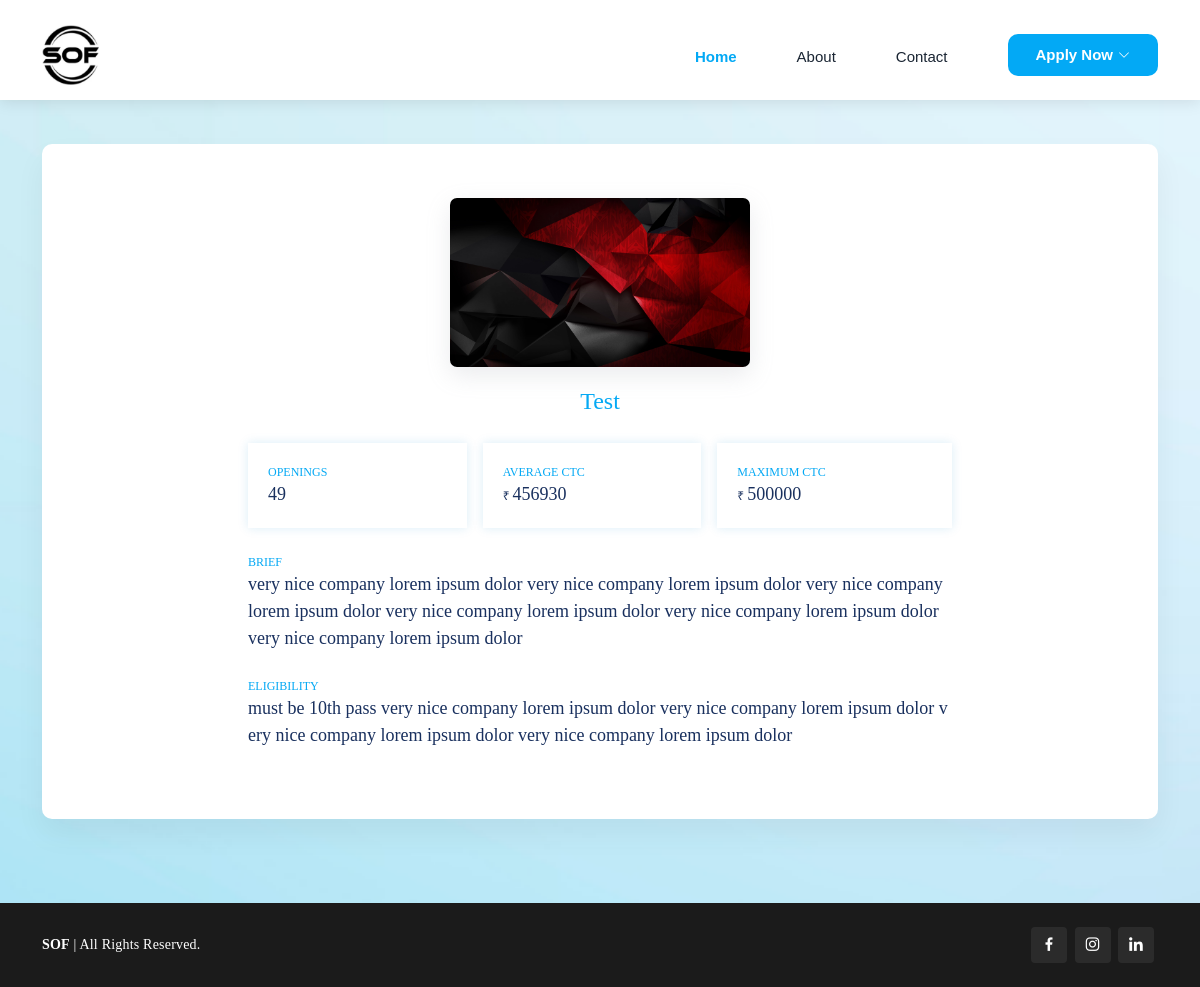
Page /getcompany.php?companyid=1 on the committed database.
### tables this page shows
CREATE TABLE `trash` (
  `id` int(11) NOT NULL,
  `name` varchar(500) NOT NULL,
  `requirement` varchar(500) NOT NULL,
  `about` text NOT NULL,
  `eligibility` text NOT NULL,
  `ctc` varchar(50) NOT NULL,
  `photo` varchar(500) NOT NULL,
  `max` varchar(50) NOT NULL DEFAULT '0'
);

### getcompany.php (the view, shortened to what this page needs)
<?php include("./connect.php");
if (isset($_GET["companyid"])) {
  $companyid=$_GET["companyid"];
  $query="select * from trash where id=$companyid";
  $res = mysqli_query($conn, $query);
  $res=$res->fetch_assoc();
}
?>
<!DOCTYPE html>
<html lang="en">
<head>
  <link href="https://api.fontshare.com/v2/css?f[]=poppins@900,500,400,300,800,700,600&f[]=hind@400,500&display=swap" rel="stylesheet">
  <link href="assets/vendor/aos/aos.css" rel="stylesheet">
  <link href="assets/vendor/bootstrap/css/bootstrap.min.css" rel="stylesheet">
  <link href="assets/vendor/bootstrap-icons/bootstrap-icons.css" rel="stylesheet">
  <link href="assets/vendor/boxicons/css/boxicons.min.css" rel="stylesheet">
  <link href="assets/vendor/glightbox/css/glightbox.min.css" rel="stylesheet">
  <link href="assets/vendor/remixicon/remixicon.css" rel="stylesheet">
  <link href="assets/vendor/swiper/swiper-bundle.min.css" rel="stylesheet">
  <link href="assets/css/style.css" rel="stylesheet">
</head>
<body style="background-image: url('./assets/img/bg2.png')!important;background-repeat:no-repeat;background-size:cover;">
  <header id="header" class="fixed-top d-flex align-items-center">
    <div class="container d-flex align-items-center">
      <div class="mylogo me-auto">
        <img src="assets/img/sof.jpeg" style="border-left: none;padding-left: 0;" class="apsitlogo" alt="" srcset="">
      </div>
      <nav id="navbar" class="navbar order-last order-lg-0">
        <ul>
          <li><a style="color:#03a9f5" class="nav-link scrollto active hover-underline-animation" href="/index.php#videohero">Home</a></li>
          <li><a class="nav-link scrollto hover-underline-animation" href="/index.php#about">About</a></li>
          <li><a class="nav-link scrollto hover-underline-animation" href="/index.php#contact">Contact</a></li>
          <li class="dropdown" style="cursor:pointer"><a id="myherobutton" style="background-color:#03a9f5;border:#03a9f5"><span style="color:white;">Apply Now</span> <i class="bi bi-chevron-down" style="color:white;"></i></a>
          </li>
        </ul>
      </nav>
    </div>
  </header>
  <div class="progress-header">
    <div class="progress-container">
    </div>
  </div>
  <main>
    <section id="register" class="register">
      <div class="container">
        <div class="eligibilitycontentcontainer registercontainerreducer mt-4 mb-4" style="background-color:#fff!important;" data-aos="fade-up">
          <div class="mt-4" style="width:100%;display:flex;justify-content:center!important;align-items:center;flex-direction:column">
            <img src="<?php echo $res['photo'];?>" class="mb-3" style="width:300px;border-radius:7px;box-shadow: rgba(149, 157, 165, 0.2) 0px 8px 24px;" alt="" srcset="">
            <p style="margin-bottom:0;font-size: 24px;color:#05A9F4!important;font-weight:500;"><?php echo $res["name"];?></p>
          </div>
          <div class="mt-4 mb-4" style="width:100%;display:grid;justify-content:center!important;align-items:center;flex-direction:column">
            <div class="col-xl-8 row" style="justify-self:center;">
            <div class="col-xl-4 p-0 pe-3">
              <div style="box-shadow: 0px 0px 10px 0px rgba(0, 135, 204, 0.15);padding:20px;">
                <p style="font-size:12px;margin-bottom:0;color:#05A9F4;">OPENINGS</p>
                <p style="font-size:18px;word-break: break-all;color:#19305e;margin-bottom:0"><?php echo $res["requirement"];?></p>
              </div>
            </div>
            <div class="col-xl-4 p-0 pe-3">
              <div style="box-shadow: 0px 0px 10px 0px rgba(0, 135, 204, 0.15);padding:20px;">
                <p style="font-size:12px;margin-bottom:0;color:#05A9F4;">AVERAGE CTC</p>
                <p style="font-size:18px;word-break: break-all;color:#19305e;margin-bottom:0"><span style="font-size:12px;">₹ </span><?php echo $res["ctc"];?></p>
              </div>
            </div>
            <div class="col-xl-4 p-0">
              <div style="box-shadow: 0px 0px 10px 0px rgba(0, 135, 204, 0.15);padding:20px;">
                <p style="font-size:12px;margin-bottom:0;color:#05A9F4;">MAXIMUM CTC</p>
                <p style="font-size:18px;word-break: break-all;color:#19305e;margin-bottom:0"><span style="font-size:12px;">₹ </span><?php echo $res["max"];?></p>
              </div>
            </div>
            </div>
            <div class="col-xl-8" style="justify-self:center;margin-top:25px!important;">
              <p style="font-size:12px;margin-bottom:0;color:#05A9F4;">BRIEF</p>
              <p style="font-size:18px;word-break: break-all;color:#19305e;margin-bottom:0;"><?php echo $res["about"];?></p>
            </div>
            <div class="col-xl-8" style="justify-self:center;margin-top:25px!important;">
              <p style="font-size:12px;margin-bottom:0;color:#05A9F4;">ELIGIBILITY</p>
              <p style="font-size:18px;word-break: break-all;color:#19305e;">
                <?php echo $res["eligibility"];?>
              </p>
            </div>
          </div>
        </div>
      </div>
    </section>
  </main>
  <footer id="footer">
    <div class="container d-md-flex py-4" style="align-items: center;">
      <div class="me-md-auto text-center text-md-start" style="letter-spacing: 0.2px;">
        <div class="copyright">
          <strong>SOF</strong> | All Rights Reserved.
        </div>
      </div>
      <div class="social-links text-center text-md-end pt-3 pt-md-0">
        <a href="https://www.facebook.com/profile.php?id=100081828978440&mibextid=ZbWKwL" class="facebook"><i class="bx bxl-facebook"></i></a>
        <a href="https://instagram.com/ishrae_thane_chapter?igshid=MzRlODBiNWFlZA==" class="instagram"><i class="bx bxl-instagram"></i></a>
        <a href="https://www.linkedin.com/company/ishrae-thane-chapter/" class="linkedin"><i class="bx bxl-linkedin"></i></a>
      </div>
    </div>
  </footer>
</html>

### assets/css/style.css (style rules this page uses)
body { font-family: 'Poppins'; background-color: #f4f4f4; color: #444444; }
a { color: #e03a3c; text-decoration: none; }
#header { background: #fff; transition: all 0.5s; z-index: 997; padding: 25px 0 15px 0; box-shadow: 0px 2px 15px rgba(0, 0, 0, 0.1); }
.navbar { padding: 0; }
.navbar ul { margin: 0; padding: 0; display: flex; list-style: none; align-items: center; }
.navbar li { position: relative; }
.navbar a, .navbar a:focus { display: flex; align-items: center; justify-content: space-between; padding: 10px 0 5px 0px; font-family: "poppins", sans-serif; font-size: 15px; font-weight: 400; color: #1a2533; white-space: nowrap; transition: 0.3s; margin-left: 60px; }
.navbar a i, .navbar a:focus i { font-size: 12px; line-height: 0; margin-left: 5px; }
.navbar a:hover, .navbar .active, .navbar .active:focus, .navbar li:hover>a { color: #e03a3c; font-weight: 600; }
section { padding: 60px 0; overflow: hidden; position: relative; }
#footer { color: #fff; font-size: 14px; background: #1b1b1b; }
.eligibilitycontentcontainer { transition: 0.3s; padding: 30px; min-height: 240px; border-radius: 10px; background: #f7f7f7!important; box-shadow: 0 15px 30px 0 rgba(0, 0, 0, 0.05); background: var(--color-box-background); transition: 0.3s; }
#footer .social-links a { font-size: 18px; display: inline-block; background: #2b2b2b; color: #fff; line-height: 1; padding: 8px 0; margin-right: 4px; border-radius: 4px; text-align: center; width: 36px; height: 36px; transition: 0.3s; }
.hover-underline-animation { display: inline-block; position: relative; color: #e03a3c; }
.hover-underline-animation::after { content: ''; position: absolute; width: 100%; transform: scaleX(0); height: 2px; bottom: 0; left: 0; background-color: #e03a3c; transform-origin: bottom right; transition: transform 0.25s ease-out; }
.mylogo { display: flex; align-items: center; cursor: pointer; }
.apsitlogo { height: 60px; padding: 0 15px 0 15px; border-left: 1px solid #6c757d; transition: all 0.5s; }
.progress-header { position: fixed; top: 0; width: 100%; z-index: 1000; }
.progress-container { background-color: rgba(150, 150, 150, 0); height: 7px; width: 100%; }
.register { margin-top: 60px; }
#myherobutton { font-weight: 600; padding: 10px 28px; border: 2px solid #e03a3c; transition: 0.3s; border-radius: 10px; }

### rows in the picture
trash: photo (picture), name "Test", requirement "49", ctc "456930", max "500000", about "very nice company lorem ipsum dolor very nice company lorem ipsum dolor very nice company lorem ipsum dolor very nice company lorem ipsum dolor very nice company lorem ipsum dolor very nice company lorem ipsum dolor", eligibility "must be 10th pass very nice company lorem ipsum dolor very nice company lorem ipsum dolor very nice company lorem ipsum dolor very nice company lorem ipsum dolor"
